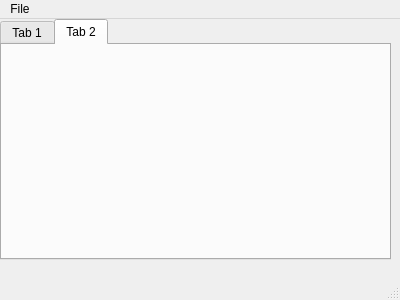
<?xml version="1.0" encoding="UTF-8"?>
<ui version="4.0">
 <class>MainWindow</class>
 <widget class="QMainWindow" name="MainWindow">
  <property name="geometry">
   <rect>
    <x>0</x>
    <y>0</y>
    <width>400</width>
    <height>300</height>
   </rect>
  </property>
  <property name="windowTitle">
   <string>MainWindow</string>
  </property>
  <widget class="QWidget" name="centralwidget">
   <widget class="QTabWidget" name="tabWidget">
    <property name="geometry">
     <rect>
      <x>0</x>
      <y>0</y>
      <width>391</width>
      <height>241</height>
     </rect>
    </property>
    <property name="currentIndex">
     <number>1</number>
    </property>
    <widget class="QWidget" name="tab">
     <attribute name="title">
      <string>Tab 1</string>
     </attribute>
     <widget class="QWidget" name="horizontalLayoutWidget">
      <property name="geometry">
       <rect>
        <x>100</x>
        <y>120</y>
        <width>191</width>
        <height>71</height>
       </rect>
      </property>
      <layout class="QHBoxLayout" name="horizontalLayout">
       <item>
        <widget class="QPushButton" name="pushButton">
         <property name="text">
          <string>Ok</string>
         </property>
        </widget>
       </item>
      </layout>
     </widget>
     <widget class="QWidget" name="horizontalLayoutWidget_2">
      <property name="geometry">
       <rect>
        <x>20</x>
        <y>20</y>
        <width>160</width>
        <height>80</height>
       </rect>
      </property>
      <layout class="QHBoxLayout" name="horizontalLayout_2">
       <item>
        <widget class="QLabel" name="label">
         <property name="text">
          <string>Hello World!</string>
         </property>
        </widget>
       </item>
      </layout>
     </widget>
    </widget>
    <widget class="QWidget" name="tab_2">
     <attribute name="title">
      <string>Tab 2</string>
     </attribute>
    </widget>
   </widget>
  </widget>
  <widget class="QMenuBar" name="menubar">
   <property name="geometry">
    <rect>
     <x>0</x>
     <y>0</y>
     <width>400</width>
     <height>21</height>
    </rect>
   </property>
   <widget class="QMenu" name="menuFile">
    <property name="title">
     <string>File</string>
    </property>
    <addaction name="actionNew"/>
    <addaction name="actionExit"/>
   </widget>
   <addaction name="menuFile"/>
  </widget>
  <widget class="QStatusBar" name="statusbar"/>
  <action name="actionNew">
   <property name="text">
    <string>New</string>
   </property>
  </action>
  <action name="actionExit">
   <property name="text">
    <string>Exit</string>
   </property>
  </action>
 </widget>
 <resources/>
 <connections>
  <connection>
   <sender>pushButton</sender>
   <signal>clicked()</signal>
   <receiver>label</receiver>
   <slot>clear()</slot>
   <hints>
    <hint type="sourcelabel">
     <x>78</x>
     <y>195</y>
    </hint>
    <hint type="destinationlabel">
     <x>59</x>
     <y>104</y>
    </hint>
   </hints>
  </connection>
 </connections>
</ui>
